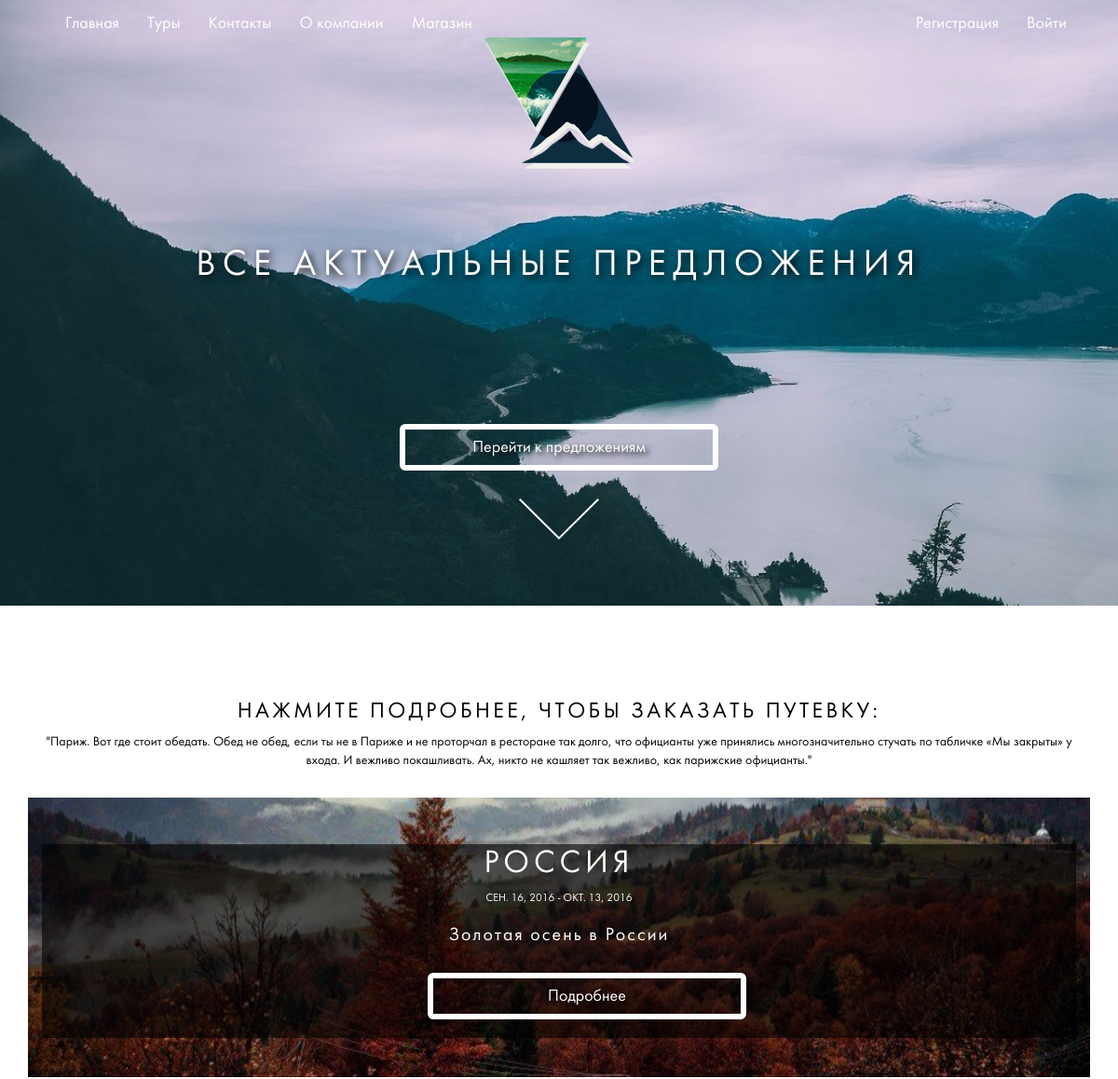
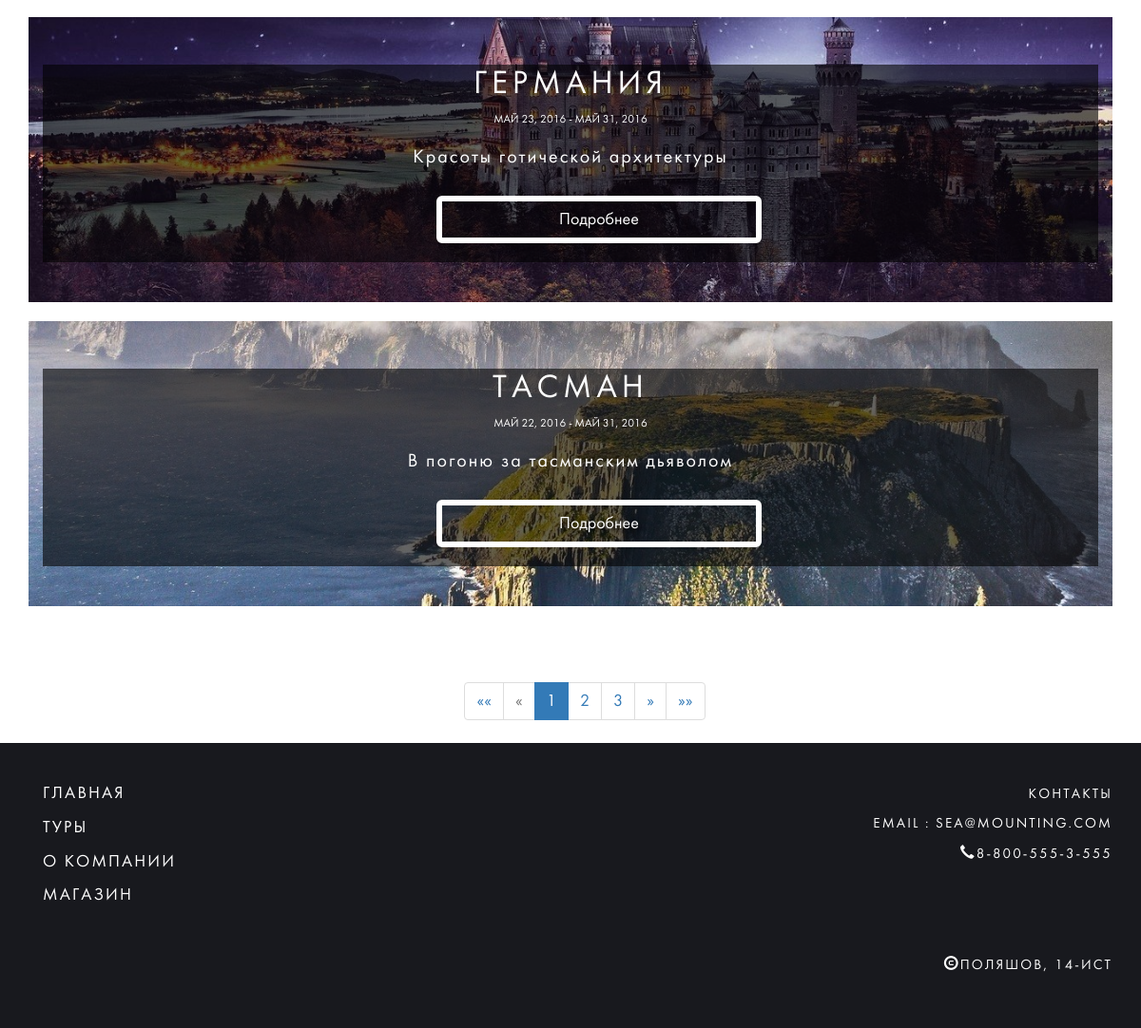
Screenshot of /tours/all/ with the database file from the repository (2 pictures, top to bottom).
### tours/models.py (models this page shows, shortened)
class Tour(models.Model):
	name = models.CharField(verbose_name = 'Название', max_length = 200, null=True, blank=True)
	destination = models.CharField(verbose_name = 'Место', max_length = 200, null=True, blank=True)
	description = models.TextField(verbose_name = 'Описание', null=True, blank=True)
	start_date = models.DateField(verbose_name = 'Дата начала', null=True, blank=True)
	finish_date = models.DateField(verbose_name = 'Дата конца', null=True, blank=True)
	hotel = models.CharField(verbose_name = 'Отель/гостиница', max_length = 200, null=True, blank=True)
	main_img = models.ImageField(upload_to="images/", null=True, blank=True)
	tagline = models.CharField(verbose_name = 'Тэг', max_length = 200, null=True, blank=True)
	cost = models.BigIntegerField(verbose_name = 'Стоимость', null=True, blank=True)
	sell = models.IntegerField(verbose_name = 'Процент сезонной скидки', null=True, blank=True)
	food = models.CharField(verbose_name = 'Питание', null=True, blank=True, max_length = 200)
	places = models.IntegerField(verbose_name = 'Свободные места', null=True, blank=True)
	hotel_addres = models.CharField(verbose_name = 'Адрес отеля', max_length = 200, null=True, blank=True)
	class Meta:
		verbose_name = u'Тур'
		verbose_name_plural = u'Туры'
		ordering = ["-start_date"]

### tours/views.py (the view)
# urls.py: url(r'^', include('tours.urls')),
def tours(request, page_number = 1):
	tours = Tour.objects.all()
	current_page = Paginator(tours, 3)
	bgimgs = Bgimg.objects.all()
	bgimg = random.choice(bgimgs)
	context = {
		'tours' : current_page.page(page_number),
		'bgimg' : bgimg,
		'username' : auth.get_user(request).username,
	}
	return render(request, 'tours/tours.html', context)

### templates/tours/tours.html (shortened to what this page needs)
{% extends 'stcsite/base.html' %}
{% block page-title %}
	все актуальные предложения
{% endblock %}
{% block content %}
 <div class="container m-content">
      <div><h3>Нажмите подробнее, чтобы заказать путевку:</h3></div>
        <p>"Париж. Вот где стоит обедать. Обед не обед, если ты не в Париже и не проторчал в ресторане так долго, что официанты уже принялись многозначительно стучать по табличке «Мы закрыты» у входа. И вежливо покашливать. Ах, никто не кашляет так вежливо, как парижские официанты."</p>
    </div>
    <div class="container-fluid m-content">
      <div id="offers" class="container-fluid">
			{% for tour in tours %}
				<div id="of-{{tour.id}}" class="container-fluid offer">
					<br>
					<br>
					<div id="of-container">
						<h5>{{tour.name}}</h5>
						<p>{{tour.start_date}} - {{tour.finish_date}}</p>
						<h3>{{tour.tagline}}</h3>
						<br>
						<div class="container">
			            	<a href="{% url 'tour' tour.id %}"><div class="btn-white center-block">Подробнее</div></a>
			      		</div>
			      		<br>
			      	</div>
				</div>
			{% endfor %}
	<br>
	<br><br>
		 <div class="container">
		 	<div class="text-center">
				<ul class="pagination">
					<li><a href="/page/1/#offers"><span>««</span></a></li>
					{% if tours.has_previous %}
						<li><a href="/page/{{ tours.previous_page_number }}/#offers"><span>«</span></a></li>
					{% else %}
						<li class="disabled"><a href=""><span>«</span></a></li>
					{% endif %}
					{% for page in tours.paginator.page_range %}
						{% if page == tours.number %}
							{% if tours.has_previous %}
								<li><a href="/page/{{ tours.previous_page_number }}/#offers"><span>{{ tours.previous_page_number }}</span></a></li>
								<li class="active"><a href="/page/{{ page }}/#offers"><span>{{ page }}</span></a></li>
								{% if tours.has_next %}
									<li><a href="/page/{{ tours.next_page_number }}/#offers"><span>{{ tours.next_page_number }}</span></a></li>
								{% endif %}
							{% else %}
								<li class="active"><a href="/page/{{ page }}/#offers"><span>{{ page }}</span></a></li>
								{% if tours.has_next %}
									<li><a href="/page/{{ tours.next_page_number }}/#offers"><span>{{ tours.next_page_number }}</span></a></li>
									{% if page|add:"1" != tours.end_index %}
										<li><a href="/page/{{ page|add:"2" }}/#offers"><span>{{ page|add:"2" }}</span></a></li>
									{% endif %}
								{% endif %}
							{% endif %}
						{% endif %}
					{% endfor %}
					{% if tours.has_next %}
						<li><a href="/page/{{ tours.next_page_number }}/#offers"><span>»</span></a></li>
					{% else %}
						<li class="disabled"><a href=""><span>»</span></a></li>
					{% endif %}
					<li><a href="/page/{{ tours.paginator.num_pages }}/#offers"><span>»»</span></a></li>
				</ul>
			</div>
	    </div>
      </div>
    </div>
{% endblock %}
{% block button %}
 	<div class="container">
    	<a href="#offers"><div class="btn-white center-block">Перейти к предложениям</div></a>
    </div>
    <div id="arrow" class="arrow-img"></div>
{% endblock %}
{% block href-about %}
  {% url 'main' %}#about
{% endblock %}
{% block href-about-f %}
  {% url 'main' %}#about
{% endblock %}

### tours/static/css/mainstyle.css (style rules this page uses)
* { margin: 0; padding: 0; }
a:link { text-decoration:none; color: inherit; }
.m-content h3 { font-family: "FuturaBookC"; color: #000; text-align: center; text-transform: uppercase; letter-spacing: .14em; }
.m-content h5 { font-family: "FuturaBookC"; color: #000; text-align: center; text-transform: uppercase; letter-spacing: .10em; }
.m-content p { font-family: "FuturaBookC"; color: #000; text-align: center; text-transform: none; }
.btn-white { padding: 6px 6px; margin-bottom: 0; font-size: 18px; vertical-align: middle; background: rgba(0, 0, 0, 0); border: 6px solid white; border-radius: 6px; text-align: center; width: 30%; font-family: "FuturaBookC"; color: #fff; text-decoration: none; text-shadow: 3px 3px 6px black; }
.navbar-nav ul li, a { font-family: "FuturaBookC"; font-size: 18px; }
.arrow-img { background: url("img/arrow.png") no-repeat center top; text-align: center; margin-top: 30px; min-height: 50px; }
.offer { margin-top: 20px; min-height: 300px; font-family: "Impact"; text-align: center; }
.offer h5 { text-transform: uppercase; letter-spacing: .14em; font-size: 35px; color: #fff; }
.offer h3 { text-transform: none; letter-spacing: .10em; font-size: 20px; color: #fff; }
.offer p { text-transform: uppercase; font-size: 12px; color: #fff; }

### rows the page displays
Tour: shows a picture, name "РОССИЯ", start_date "СЕН. 16, 2016", finish_date "ОКТ. 13, 2016", tagline "Золотая осень в России"
Tour: shows a picture, name "ГЕРМАНИЯ", start_date "МАЙ 23, 2016", finish_date "МАЙ 31, 2016", tagline "Красоты готической архитектуры"
Tour: shows a picture, name "ТАСМАН", start_date "МАЙ 22, 2016", finish_date "МАЙ 31, 2016", tagline "В погоню за тасманским дьяволом"

### other values shown
{{ page }} "1"
{{ tours.next_page_number }} "2"
{{ page|add:"2" }} "3"
